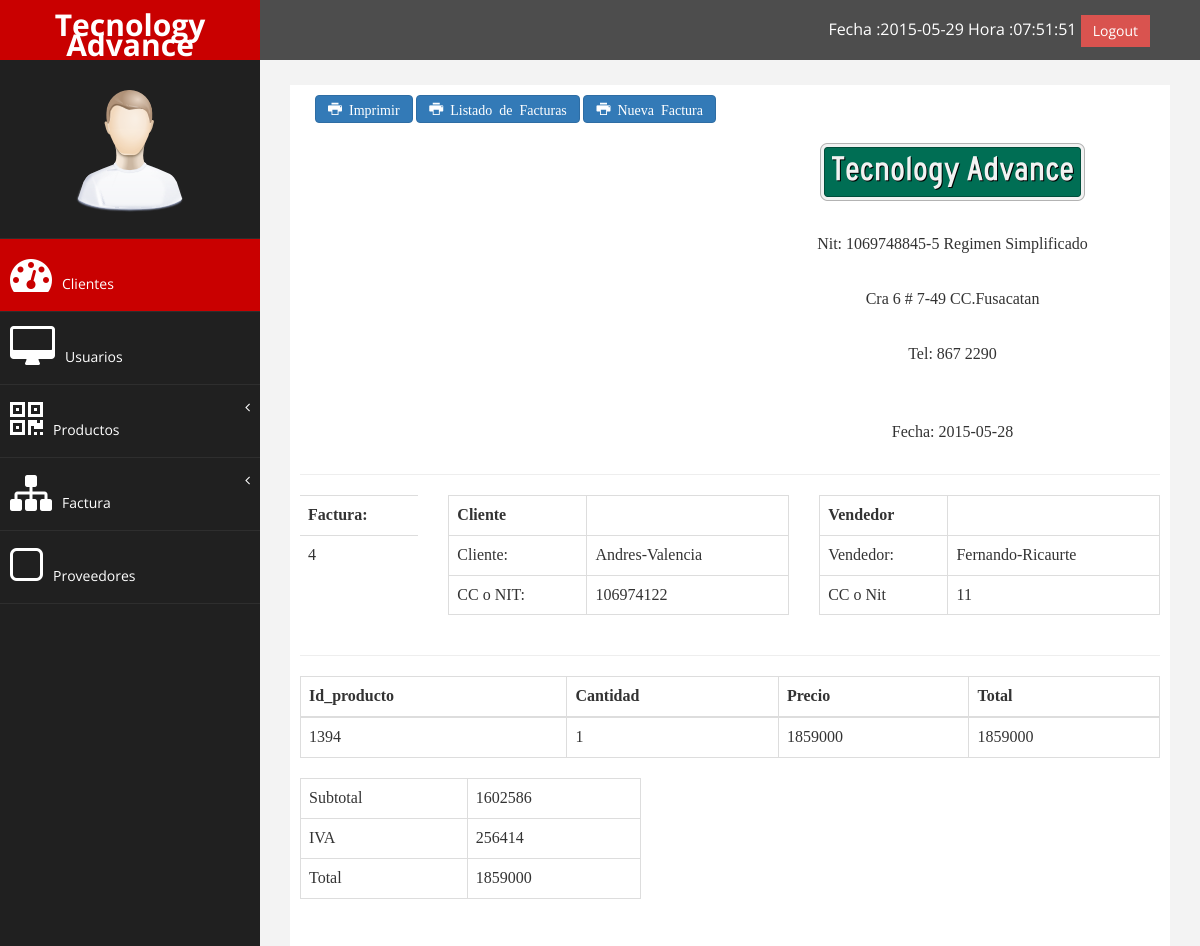
The app's page /index.php/imprimir?n_fact=4 (signed in) with its own data.
### tables this page shows
CREATE TABLE IF NOT EXISTS `factura` (
  `id_factura` int(11) NOT NULL AUTO_INCREMENT,
  `id_cliente` varchar(20) DEFAULT NULL,
  `fecha` date DEFAULT NULL,
  `hora` time DEFAULT NULL,
  `id_usuario` varchar(20) DEFAULT NULL,
  `total` int(11) DEFAULT NULL,
  PRIMARY KEY (`id_factura`),
  KEY `id_usuario` (`id_usuario`),
  KEY `id_cliente` (`id_cliente`)
);

CREATE TABLE IF NOT EXISTS `cliente` (
  `id_cliente` varchar(20) NOT NULL,
  `nombre` varchar(20) NOT NULL,
  `apellido` varchar(20) NOT NULL,
  `ciudad` varchar(20) NOT NULL,
  `direccion` varchar(20) NOT NULL,
  `telefono` varchar(20) NOT NULL,
  `email` varchar(40) NOT NULL,
  PRIMARY KEY (`id_cliente`)
);

CREATE TABLE IF NOT EXISTS `usuario` (
  `id_usuario` varchar(20) NOT NULL DEFAULT '',
  `email` varchar(20) DEFAULT NULL,
  `nombre` varchar(15) DEFAULT NULL,
  `apellido` varchar(15) DEFAULT NULL,
  `direccion` varchar(40) DEFAULT NULL,
  `telefono` varchar(10) DEFAULT NULL,
  `rol` varchar(20) NOT NULL,
  `estado` varchar(5) DEFAULT NULL,
  `pass` varchar(255) DEFAULT NULL,
  `salt` varchar(255) DEFAULT NULL,
  PRIMARY KEY (`id_usuario`)
);

CREATE TABLE IF NOT EXISTS `detalle_factura` (
  `id_factura` int(11) NOT NULL DEFAULT '0',
  `id_producto` varchar(20) NOT NULL DEFAULT '',
  `nombre` varchar(40) NOT NULL,
  `cantidad` int(11) DEFAULT NULL,
  `precio` decimal(15,0) DEFAULT NULL,
  `total` decimal(15,0) DEFAULT NULL,
  PRIMARY KEY (`id_factura`,`id_producto`),
  KEY `id_producto` (`id_producto`)
);

### controlador.php (called while the page is built, shortened)
<?php
class Controlador{
function imprimir_factura_action(){
$id=$_GET['n_fact'];
$fact = new Conexion_DB();
$fact2 = new Conexion_DB();
$detalle_f=$fact->Estrae_registro_all('detalle_factura','id_factura',$id);
$factura1=$fact2->Estrae_registro("factura","id_factura",$id);
$clientew=$fact->Estrae_registro("cliente","id_cliente",$factura1['id_cliente']);
$cajero=$fact->Estrae_registro("usuario","id_usuario",$factura1['id_usuario']);
require "Plantillas/pdf.php";
}
}
?>

### Modelos/conexion.php (called while the page is built, shortened)
<?php
class Conexion_DB {
private $registro = array();
 function conectar_base_de_datos(){
	 $this->conexion=mysqli_connect("localhost","root","","tecnologyadvance");
   return $this->conexion;
   }
  function Estrae_registro($tabla,$id_tabla,$id){
       $this->consulta = "SELECT * FROM $tabla WHERE $id_tabla='$id'";
       $this->resultado = mysqli_query($this->conectar_base_de_datos(),  $this->consulta);
    while ( $this->fila = mysqli_fetch_assoc( $this->resultado)) {
       $this->registro =  $this->fila;
    }
    return     $this->registro;
  }
      function Estrae_registro_all($tabla,$id_tabla,$id){
         $this->consulta ="SELECT * FROM $tabla WHERE $id_tabla='$id'";
        $this->resultado = mysqli_query($this->conectar_base_de_datos(),   $this->consulta);
      while ( $this->fila = mysqli_fetch_assoc( $this->resultado)) {
        $this->registro[] =  $this->fila;
      }
      return      $this->registro;
  }
}
?>

### Plantillas/pdf.php (the view, shortened to what this page needs)
 <div class='col-xs-12 col-sm-12 col-md-12 col-lg-12'>
<a href="" onclick="printContent('imprime')" class="btn btn-primary icon icon-print">  Imprimir</a>
  <a href='Listado_factura' class='hidden-print btn btn-primary icon icon-print'>  Listado de Facturas</a>
  <a href='new_factura' class='hidden-print btn btn-primary  icon icon-print'>  Nueva Factura</a>
  </div>
<div id="imprime">
  <div class='row'>
  <div class='col-xs-6 col-sm-6 col-md-6 col-lg-6'>
  </div>
  <font size='3' face='Verdana'>
  <div class='col-xs-6 col-sm-6 col-md-6 col-lg-6 text-center'>
  <p>  <img src='../img/logo.png'></img></p>
  <p>Nit: 1069748845-5 Regimen Simplificado</p>
  <p>Cra 6 # 7-49 CC.Fusacatan</p>
  <p>Tel: 867 2290</p>
  <br>
  <p> Fecha:    <?php  echo $factura1['fecha'];?></p>
  </div>
  <div class='col-xs-12 col-sm-12 col-md-12 col-lg-12'>
  <hr size='10' ></hr>
  </div>
  <div class='col-xs-2 col-sm-2 col-md-2 col-lg-2'>
  <table class='table table-border table-condense'>
  <tr>
  <th>Factura: </th>
  </tr>
  <tr>
  <td>     <?php  echo $factura1['id_factura'];?></td>
  </tr>
  </table>
  </div>
  <div class='col-xs-5 col-sm-5 col-md-5 col-lg-5'>
  <table class='table table-bordered table-condense'>
  <tr>
  <th>Cliente</th>
  <th></th>
  </tr>
  <tr>
  <td>Cliente: </td>
  <td>  <?php  echo $clientew['nombre']."-".$clientew['apellido'];?></td>
  </tr>
  <tr>
  <td>CC o NIT: </td>
  <td><?php  echo $clientew['id_cliente']?></td>
  </tr>
  </table>
  </div>
  <div class='col-xs-5 col-sm-5 col-md-5 col-lg-5'>
  <table class='table table-hover table-bordered'>
  <tr>
  <th>Vendedor</th>
  <th></th>
  </tr>
  <tr>
  <td>Vendedor: </td>
  <td><?php  echo $cajero['nombre']."-".$cajero['apellido'];?></td>
  </tr>
  <tr>
  <td>CC o Nit </td>
  <td><?php  echo $cajero['id_usuario'];?></td>
  </tr>
  </table>
  </div>
  <div class='col-xs-12 col-sm-12 col-md-12 col-lg-12'>
  <hr size='10' ></hr>
<table class='table table-hover table-bordered'>
  <thead>
  <tr>
           <th>Id_producto</th>
           <th>Cantidad</th>
           <th>Precio</th>
           <th>Total</th>
  </tr>
    </thead>
     <tbody id="Fila">
         <?php foreach($detalle_f as $row){ ?>
        <td id="1"><?php echo $row['id_producto'];?></td>
        <td id="2"><?php echo $row['cantidad'];?></td>
        <td id="3"><?php echo $row['precio'];?></td>
        <td id="4"><?php echo $row['total'];?></td>
      <?php }  ?>
     </tbody>
</table>
</div>
   <div class='col-xs-5 col-sm-5 col-md-5 col-lg-5'>
  <table class='table table-hover table-bordered'>
  <tr>
  <td>Subtotal</td>
  <td><?php echo round($factura1['total']/1.16); ?></td>
  </tr>
  <tr>
  <td>IVA</td>
  <td><?php echo round(($factura1['total']/1.16)*0.16); ?></td>
  </tr>
  <tr>
  <td>Total </td>
  <td> <?php echo $factura1['total']; ?></td>
  </tr>
  </table>
  </div>
  </div>
  </div>
</div>
<?php $contenido =ob_get_clean();
require "base2.php";
?>

### css/estilos2.css (style rules this page uses)
body { font-family:OpenSans-Light; font-size: 140%; }

### assets/css/custom.css (style rules this page uses)
body { font-family: 'Open Sans', sans-serif; }
.text-center { text-align:center; }
p { font-size:16px; line-height:25px; padding-top:20px; }

### records on screen
factura: fecha "2015-05-28", id_factura "4", $factura1['total']/1.16 "1602586", ($factura1['total']/1.16)*0.16 "256414", total "1859000"
cliente: nombre "Andres", apellido "Valencia", id_cliente "106974122"
usuario: nombre "Fernando", apellido "Ricaurte", id_usuario "11"
detalle_factura: id_producto "1394", cantidad "1", precio "1859000", total "1859000"

### other values on screen
strftime("%Y-%m-%d") "2015-05-29"
